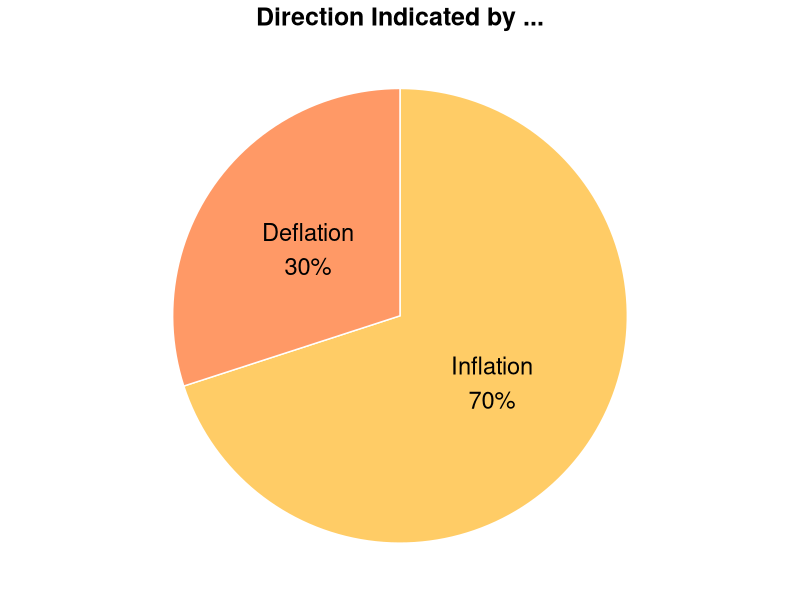

R code for this plot:
## Pie chart for customization 
# Load ggplot2
library(ggplot2)
library(dplyr)

# Create Data
data <- data.frame(
  group=c("Inflation", "Deflation"),
  value=c(7,3)
)
# Compute the position of labels
data <- data %>% 
  arrange(desc(group)) %>%
  mutate(prop = value / sum(data$value) *100) %>%
  mutate(ypos = cumsum(prop)- 0.5*prop )

data$percent <- scales::percent(data$value / sum(data$value))
data$label <- paste(data$group, data$percent, sep = "\n")

# Basic piechart
ggplot(data, aes(x="", y=prop, fill=group)) +
  geom_bar(stat="identity", width=1, color="white") +
  coord_polar("y", start=0) +
  theme_void() + 
  theme(legend.position="none") +
  geom_text(aes(y = ypos, label = label), color = "black", size=6) +
  scale_fill_brewer(palette="Set1") +
  labs(title = "Direction Indicated by ...") +
  theme(plot.title = element_text(size=18, hjust=0.5, face = "bold", line = 0.3)) +
  scale_fill_manual(values=c("#FF9966", "#FFCC66")) 

